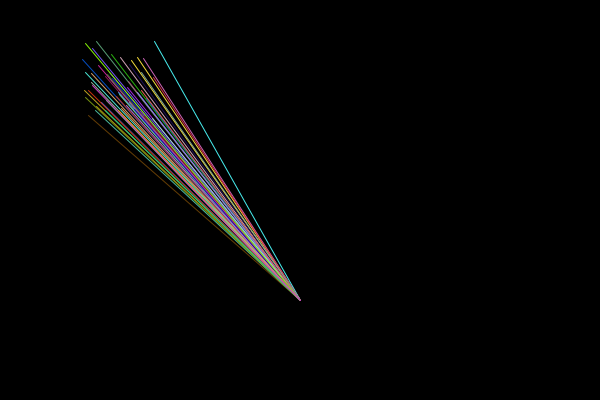
Frame 1 (no input)
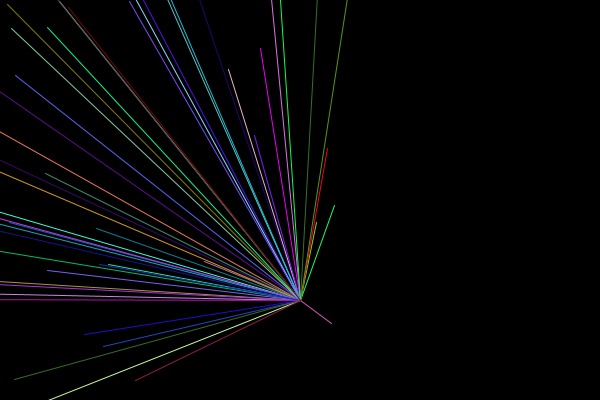
Frame 60 (the mouse pressed at the canvas centre just before this capture)
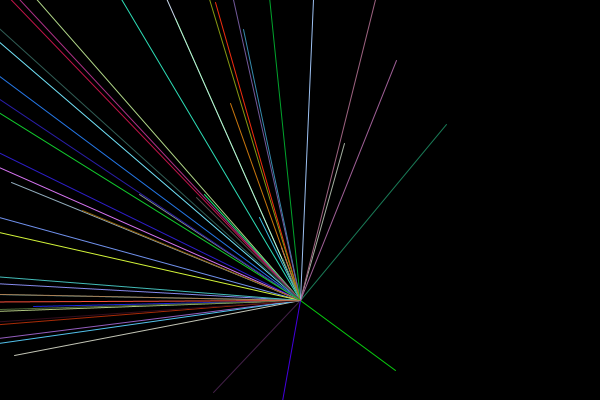
Frame 120 (the mouse held since frame 60 and released just before this capture)

The Processing sketch that drew these frames (run headless with seeded random() and noise(); from frame 60 on, the mouse is pressed at the canvas centre):

// Processing sketch: processing_133701
// ── processing_133701.pde

//declare Line array variable
Line[] myLines;

void setup(){
  size(600,400);
 //declare the length of the Line array
  myLines= new Line[50];
  for( int i=0; i<myLines.length; i=i+1){
      float newX = map(i,0,myLines.length,0,width);
      float newRed = map (i,0, myLines.length,0,255);
      color newColor = color (newRed,0,255);
      myLines[i] = new Line(newX, newColor);
    //myLine = new Line();

  }      
}
void draw(){
  fill(50,10);
  rect(0,0,width,height);
  background(0,0,0);
  
  for( int i=0; i<50; i=i+1){
  //calculate
  myLines[i].update();
  
  // display
  myLines[i].display();
  }
  
}

//class Hair {
class Line {  
  float x;
  float y;
  color fillColor;
  float r,g,b;


  //contructor
  Line(float theX, color theColor){
  
    x=width* 0.2;
    y=height * 0.2;
    fillColor = theColor;
    
  
  }
  
  void update(){
    x=x+ random(-40,40);
    y=y+ random(-40,40);
  }
  void display(){
    stroke(1);
    r = random(255); b = random(255); g = random(255); 
    stroke(r,g,b);
    //fill(fillColor);
    line(x,y, 300,300);   
  }

}
